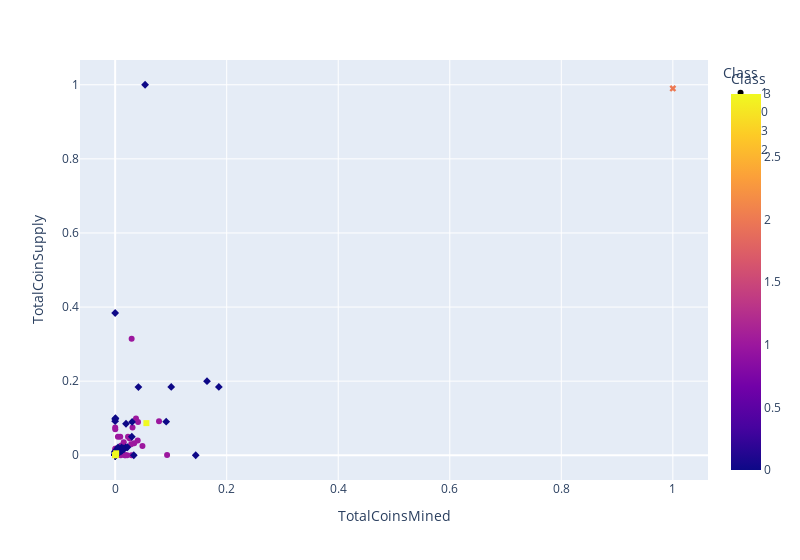

This figure's notebook cell:
### Code cell
# Create a hvplot.scatter plot using x="TotalCoinsMined" and y="TotalCoinSupply".
scatter_fig = px.scatter(plot_df,
                         x='TotalCoinsMined',
                         y='TotalCoinSupply',
                         color='Class',
                         symbol='Class',
                         width=800,
                         hover_name="CoinName"
                        )

scatter_fig.show()

### Figure 1 — Plotly figure (JSON) as saved in the notebook; plotly's stock layout.template omitted (floating-point values rounded to 4 significant figures; data arrays with more than 128 entries replaced by an {"elided": "..."} marker saying what was removed)
{"data": [{"hovertemplate": "<b>%{hovertext}</b><br><br>Class=%{marker.color}<br>TotalCoinsMined=%{x}<br>TotalCoinSupply=%{y}<extra></extra>", "hovertext": {"elided": "286 str values"}, "legendgroup": "1", "marker": {"color": {"elided": "286 int values"}, "coloraxis": "coloraxis", "symbol": "circle"}, "mode": "markers", "name": "1", "orientation": "v", "showlegend": true, "type": "scatter", "x": {"elided": "286 float values"}, "xaxis": "x", "y": {"elided": "286 float values"}, "yaxis": "y"}, {"hovertemplate": "<b>%{hovertext}</b><br><br>Class=%{marker.color}<br>TotalCoinsMined=%{x}<br>TotalCoinSupply=%{y}<extra></extra>", "hovertext": {"elided": "239 str values"}, "legendgroup": "0", "marker": {"color": {"elided": "239 int values"}, "coloraxis": "coloraxis", "symbol": "diamond"}, "mode": "markers", "name": "0", "orientation": "v", "showlegend": true, "type": "scatter", "x": {"elided": "239 float values"}, "xaxis": "x", "y": {"elided": "239 float values"}, "yaxis": "y"}, {"hovertemplate": "<b>%{hovertext}</b><br><br>Class=%{marker.color}<br>TotalCoinsMined=%{x}<br>TotalCoinSupply=%{y}<extra></extra>", "hovertext": ["Vechain", "BiblePay", "LitecoinCash", "Poa Network", "Acute Angle Cloud", "Waves"], "legendgroup": "3", "marker": {"color": [3, 3, 3, 3, 3, 3], "coloraxis": "coloraxis", "symbol": "square"}, "mode": "markers", "name": "3", "orientation": "v", "showlegend": true, "type": "scatter", "x": [0.05602, 0.00179, 0.0006448, 0.0002065, 0.00101, 0.000101], "xaxis": "x", "y": [0.08671, 0.0052, 0.00084, 0.0002525, 0.001, 0.0001], "yaxis": "y"}, {"hovertemplate": "<b>%{hovertext}</b><br><br>Class=%{marker.color}<br>TotalCoinsMined=%{x}<br>TotalCoinSupply=%{y}<extra></extra>", "hovertext": ["BitTorrent"], "legendgroup": "2", "marker": {"color": [2], "coloraxis": "coloraxis", "symbol": "x"}, "mode": "markers", "name": "2", "orientation": "v", "showlegend": true, "type": "scatter", "x": [1], "xaxis": "x", "y": [0.99], "yaxis": "y"}], "layout": {"coloraxis": {"colorbar": {"title": {"text": "Class"}}, "colorscale": [[0, "#0d0887"], [0.1111, "#46039f"], [0.2222, "#7201a8"], [0.3333, "#9c179e"], [0.4444, "#bd3786"], [0.5556, "#d8576b"], [0.6667, "#ed7953"], [0.7778, "#fb9f3a"], [0.8889, "#fdca26"], [1, "#f0f921"]]}, "legend": {"title": {"text": "Class"}, "tracegroupgap": 0}, "margin": {"t": 60}, "width": 800, "xaxis": {"anchor": "y", "domain": [0, 1], "title": {"text": "TotalCoinsMined"}}, "yaxis": {"anchor": "x", "domain": [0, 1], "title": {"text": "TotalCoinSupply"}}}}
